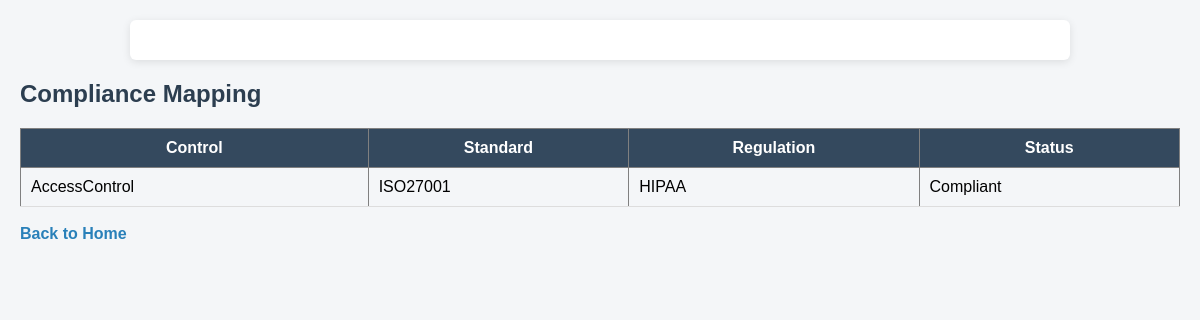
Before: /compliance with the older database file.
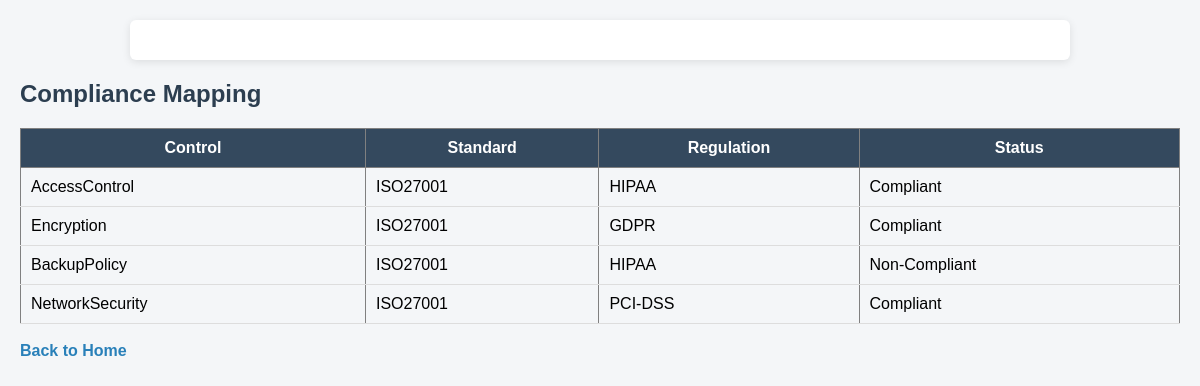
After: the same page with the newer database file.
### tables this page shows
CREATE TABLE compliance (
            id INTEGER PRIMARY KEY AUTOINCREMENT,
            control_id INTEGER,
            regulation TEXT,
            status TEXT
        );

CREATE TABLE controls (
            id INTEGER PRIMARY KEY AUTOINCREMENT,
            name TEXT,
            standard TEXT
        );

### app.py (the view)
@app.route("/compliance")
def view_compliance():
    conn = get_db_connection()
    compliance = conn.execute("""
        SELECT controls.name, controls.standard, compliance.regulation, compliance.status
        FROM compliance JOIN controls ON compliance.control_id = controls.id
    """).fetchall()
    conn.close()
    return render_template("compliance.html", compliance=compliance)

### app.py (called while the page is built)
def get_db_connection():
    conn = sqlite3.connect("grc.db")
    conn.row_factory = sqlite3.Row
    return conn

### templates/compliance.html (shortened to what this page needs)
<!DOCTYPE html>
<html>
<head>
    <link rel="stylesheet" href="{{ url_for('static', filename='style.css') }}">
</head>
<body>
<div class="container"></div>
<h2>Compliance Mapping</h2>
<table border="1" cellpadding="8">
    <tr>
        <th>Control</th>
        <th>Standard</th>
        <th>Regulation</th>
        <th>Status</th>
    </tr>
    {% for c in compliance %}
    <tr>
        <td>{{ c.name }}</td>
        <td>{{ c.standard }}</td>
        <td>{{ c.regulation }}</td>
        <td>{{ c.status }}</td>
    </tr>
    {% endfor %}
</table>
<br>
<a href="/">Back to Home</a>
</body>
</html>

Changed rows visible on the page:
added compliance: name "Encryption", standard "ISO27001", regulation "GDPR", status "Compliant"
added compliance: name "BackupPolicy", standard "ISO27001", regulation "HIPAA", status "Non-Compliant"
added compliance: name "NetworkSecurity", standard "ISO27001", regulation "PCI-DSS", status "Compliant"
